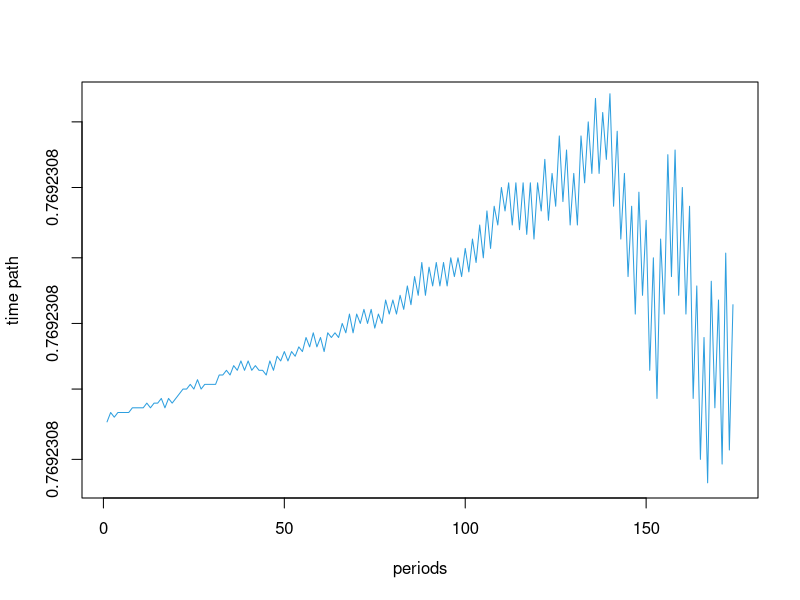
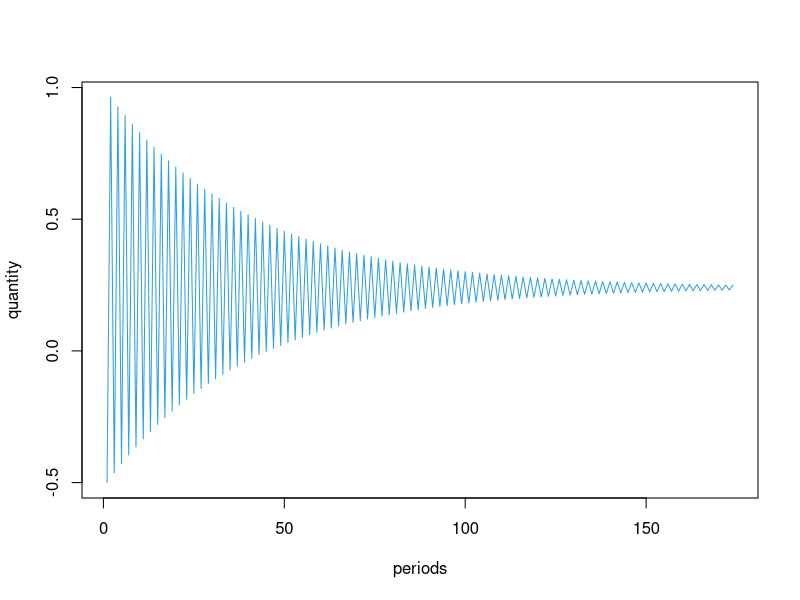
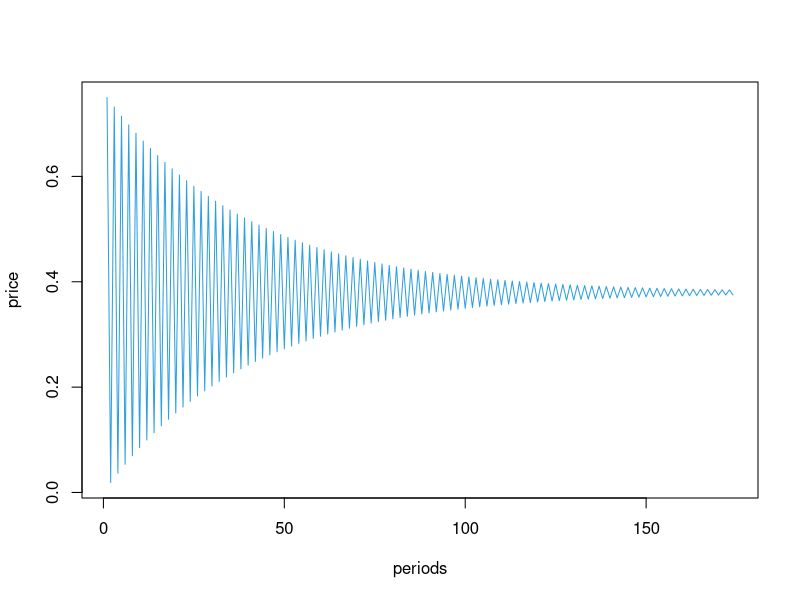
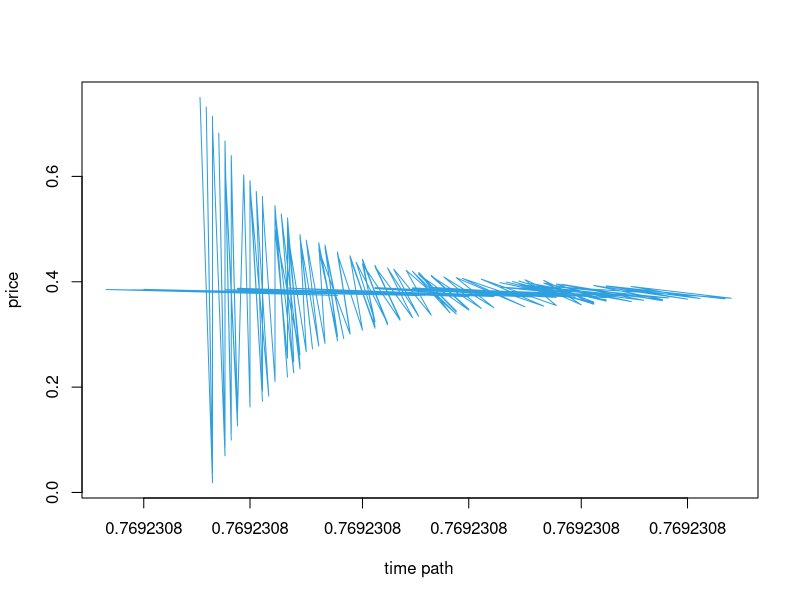
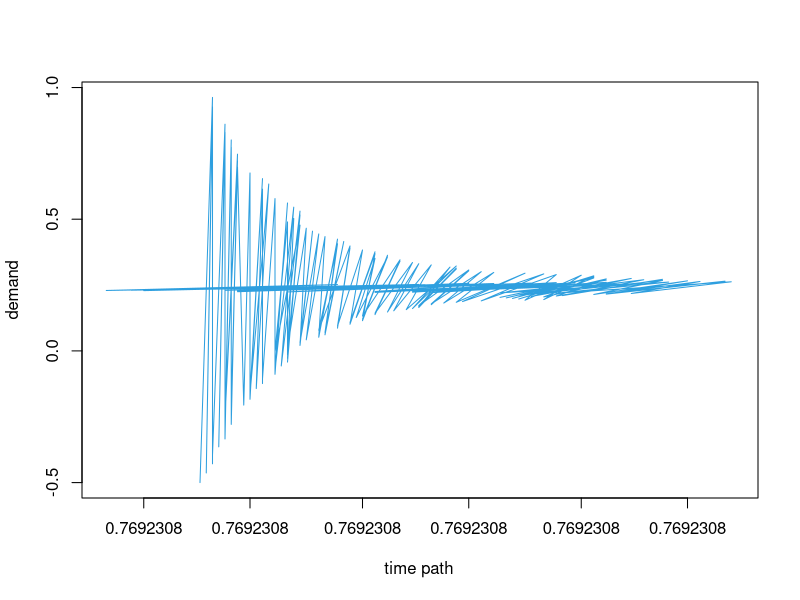

These figures' R source, in order:
N<- 500
p0<- seq(0,0)
p1<- seq(0,0)
t<- seq(0,0)
a0=1
b0=-2
a1=-0.5
b1=1.95
x0<- 0
for (i in seq(1, N)){
 p0[i]<- x0
 x1<- ((a1 - a0) + (b1 * x0))/b0
 p1[i]<- x1
 t[i]<- i
 if (round(x0,2)==round(x1,2)){
   break
 }
 x0<- x1
}
dd = a0 + b0 * p1
ss = a1 + b1 * p0
pp = -((a0 - a1) / (b0 - b1))
time_path = ((p0 - pp) * (b0 / b1) ** t) + pp
length(dd)
png(filename = 'C:/Users/User/PycharmProjects/cobweb-model/figs/periods-time path(Rplot).jpg',
    width=600, height=350)
plot(t, time_path,'l', xlab= 'periods', ylab= 'time path', col = "#2E9FDF")
dev.off()

png(filename = 'C:/Users/User/PycharmProjects/cobweb-model/figs/periods-quantity(Rplot).jpg',
    width=600, height=350)
plot(t, dd,'l', xlab= 'periods', ylab='quantity', col = "#2E9FDF")
dev.off()

png(filename = 'C:/Users/User/PycharmProjects/cobweb-model/figs/periods-price(Rplot).jpg',
    width=600, height=350)
plot(t, p1,'l', xlab='periods', ylab='price', col = "#2E9FDF")
dev.off()

png(filename = 'C:/Users/User/PycharmProjects/cobweb-model/figs/time path-demand(Rplot).jpg',
    width=600, height=350)
plot(time_path, p1,'l', ylab= 'price', xlab='time path', col = "#2E9FDF")
dev.off()

png(filename = 'C:/Users/User/PycharmProjects/cobweb-model/figs/time path-demand(Rplot).jpg',
    width=600, height=350)
plot(time_path, dd, 'l', xlab = 'time path', ylab= 'demand',col = "#2E9FDF")
dev.off()
